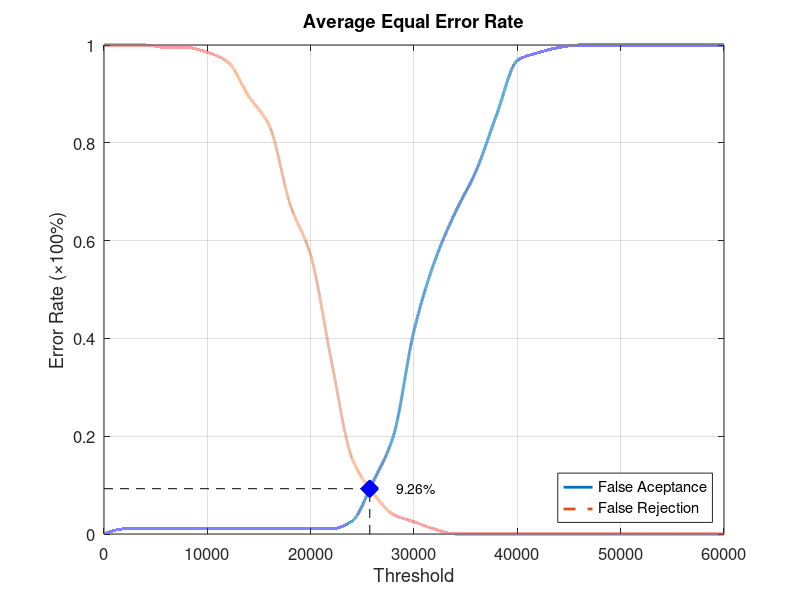
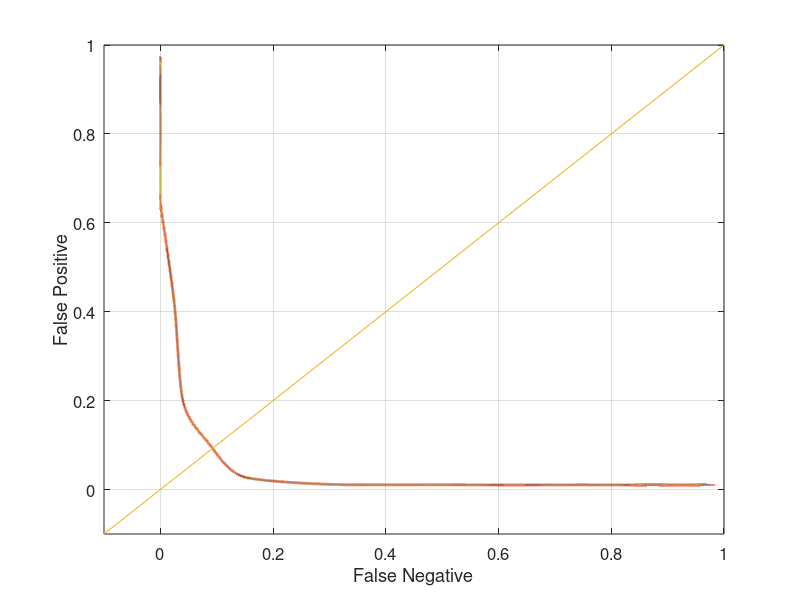

Recreate these plots in MATLAB, in order.
function yEER = Database4_2
close all;
clear;
clc;
x = 0:2000:60000;
xq = 0:0.5:60000;

y0 = [0 0.0105263 0.0105263 0.0105263 0.0105263 0.0105263 0.0105263 0.0105263 0.0105263 0.0105263 0.0105263 0.0105263 0.0263158 0.105263 0.2 0.415789 0.557895 0.657895 0.742105 0.857895 0.968421 0.984211 0.994737 1 1 1 1 1 1 1 1];
yy0 = interp1(x, y0, xq, 'pchip');
y1 = [1 1 1 0.995 0.995 0.985 0.965 0.895 0.835 0.675 0.57 0.355 0.155 0.085 0.04 0.025 0.01 0 0 0 0 0 0 0 0 0 0 0 0 0 0];
yy1 = interp1(x, y1, xq, 'pchip');

% Calculating EER: 
y2 = abs(y0 - y1);
find(y2 == min(y2))
yy2 = abs(yy0 - yy1);
xEER = find(yy2 == min(yy2));
xEERIndex = xq(xEER) % X-axis EER
yEER = yy0(xEER) % Y-axis EER

main = figure
plot(xq, yy0,'-','LineWidth', 2);	hold on
plot(xq, yy1,'--','LineWidth', 2);	hold on
plot([xEERIndex xEERIndex], [0 yEER], 'k--');	hold on
plot([0 xEERIndex], [yEER yEER], 'k--');	hold on
plot(xEERIndex, yEER, 'bx', 'LineWidth', 10);	hold on
text(xEERIndex + 10 * xEERIndex / 100, yEER, [num2str(round((10000 * yEER)) / 100) '%'])
legend('False Aceptance', 'False Rejection', 'Location', 'SouthEast')
xlabel('Threshold')
ylabel('Error Rate (\times100%)')
title('Average Equal Error Rate')
set(gca, 'FontSize', 12)
axis([0 60000 0 1])
grid on

print(main, 'Database4_2Main', '-dpng');
FNRxFPR = figure('Color', [1 1 1]);
plot(yy1, yy0, '-', yy1, yy0, 'LineWidth', 2);
hold on
y = -0.1:0.1:1
plot(y, y); 
set(gca, 'FontSize', 12)
xlabel('False Negative')
ylabel('False Positive')
axis([-0.1 1 -0.1 1])
set(gca, 'FontSize', 12)
grid on

print(FNRxFPR, 'Database4_2FNRxFPR','-dpng');
end
